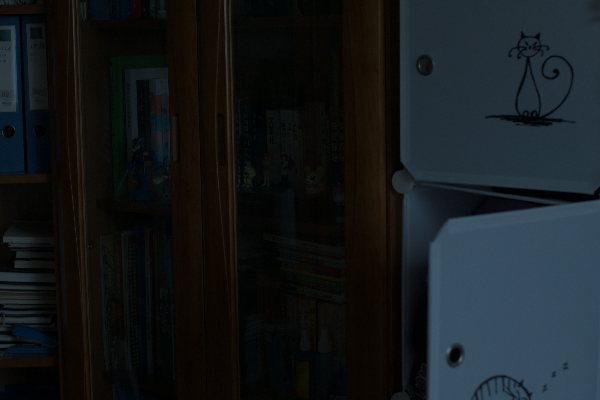
#> input picture dataset/1.png, 600 x 400 px
$ python -i wienerAndMedianFilter.py   (imports and definitions only)
#> lines starting #> are read from the running program, lines starting #| are printed output that depends on the picture
#> further down, picture is the input picture: shape (400, 600, 3); mean B, G, R 27.9, 25.8, 21
import cv2
import numpy as np
# Load the image
def wienerAndMedianFilter(img):
    img_yuv = cv2.cvtColor(img, cv2.COLOR_BGR2YUV)
#> img_yuv: shape (400, 600, 3); mean of channels 0, 1, 2 24.6, 129.6, 124.7

    # Split the YUV image into its three components
    y, u, v = cv2.split(img_yuv)
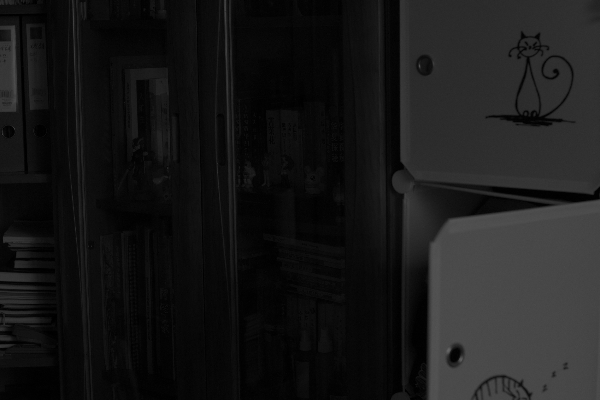
#> y: shape (400, 600); min 0, max 100, mean 24.6
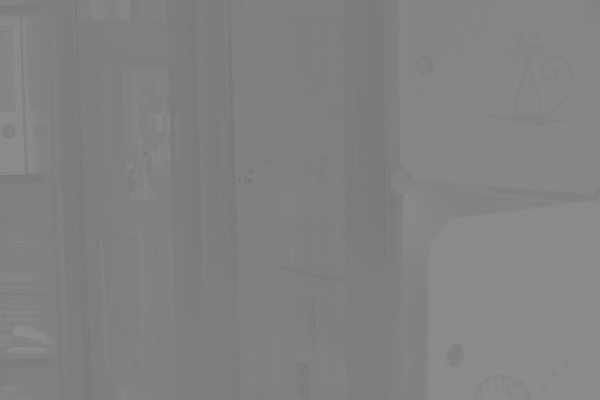
#> u: shape (400, 600); min 117, max 143, mean 129.6
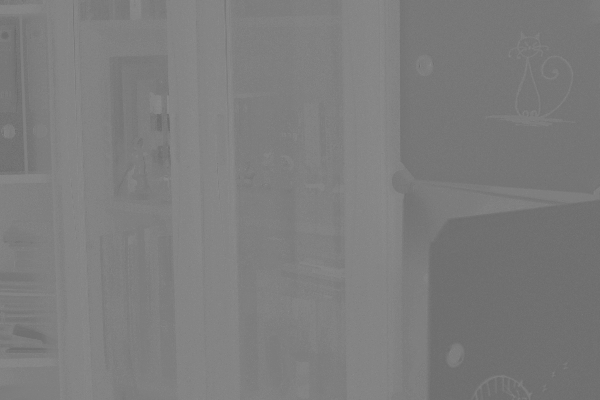
#> v: shape (400, 600); min 103, max 140, mean 124.7

    # Apply Wiener filter to the Y component
    y_filtered = cv2.filter2D(y, -1, np.ones((3, 3))/9)

    # Merge the filtered Y component with the original U and V components
    img_yuv_filtered = cv2.merge((y_filtered, u, v))
#> img_yuv_filtered: shape (400, 600, 3); mean of channels 0, 1, 2 24.6, 129.6, 124.7

    # Convert the filtered image back to the BGR color space
    img_filtered = cv2.cvtColor(img_yuv_filtered, cv2.COLOR_YUV2BGR)
    median_filtered = cv2.medianBlur(img_filtered, 5)
    return median_filtered

>>> import cv2
>>> picture = cv2.imread('dataset/1.png')
>>> result = wienerAndMedianFilter(picture)

$ run again, on dataset/13.png
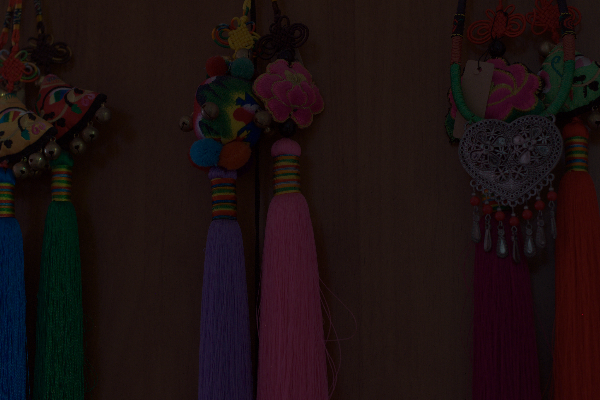
#> input picture dataset/13.png, 600 x 400 px
#> picture is the input picture: shape (400, 600, 3); mean B, G, R 16.6, 16.1, 28.6
#> img_yuv: shape (400, 600, 3); mean of channels 0, 1, 2 19.9, 126.5, 135.7
#> in wienerAndMedianFilter, `y, u, v = cv2.split(img_yuv)`:
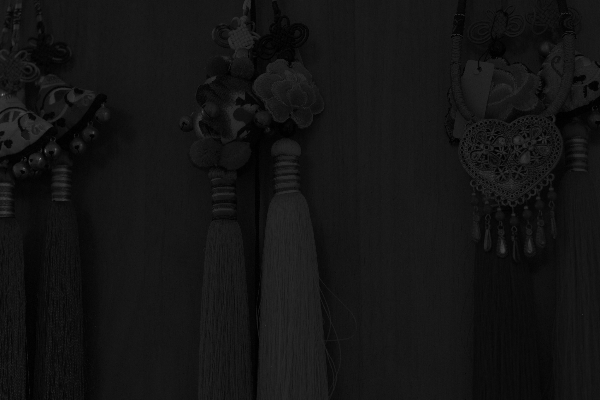
#> y: shape (400, 600); min 0, max 130, mean 19.9
#> in wienerAndMedianFilter, `y, u, v = cv2.split(img_yuv)`:
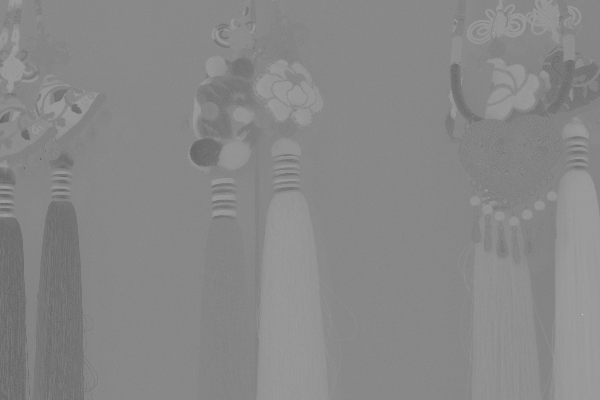
#> v: shape (400, 600); min 99, max 215, mean 135.7
#> img_yuv_filtered: shape (400, 600, 3); mean of channels 0, 1, 2 19.9, 126.5, 135.7
